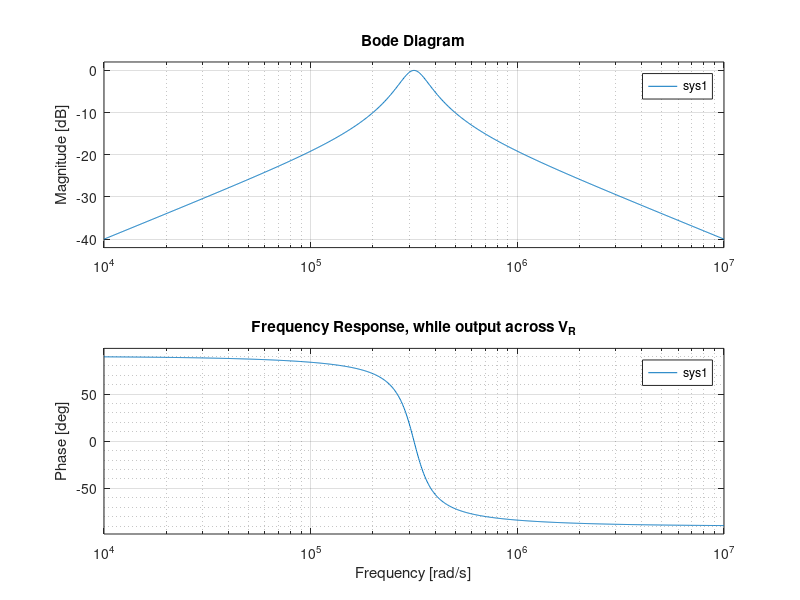
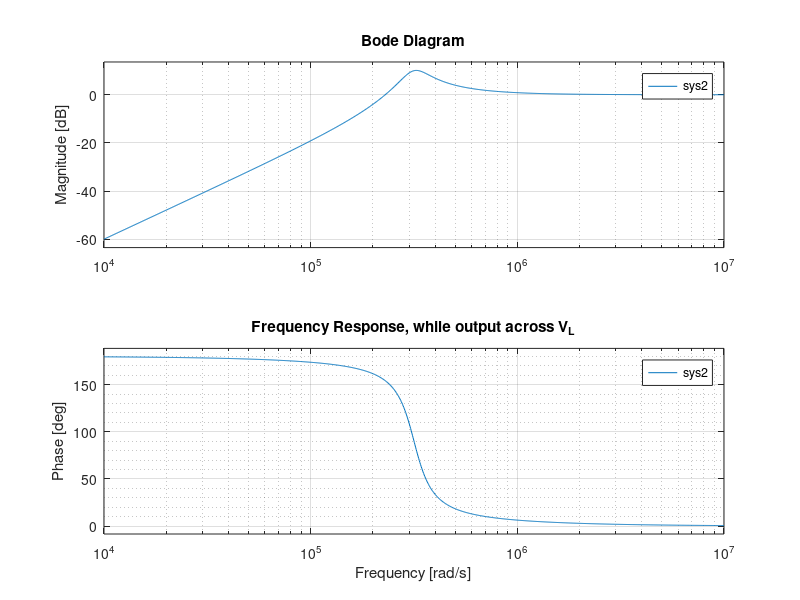
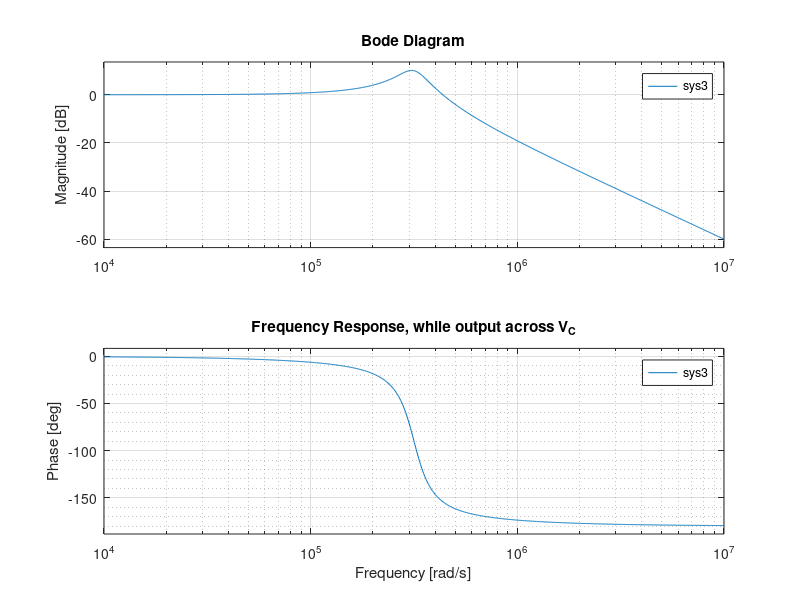
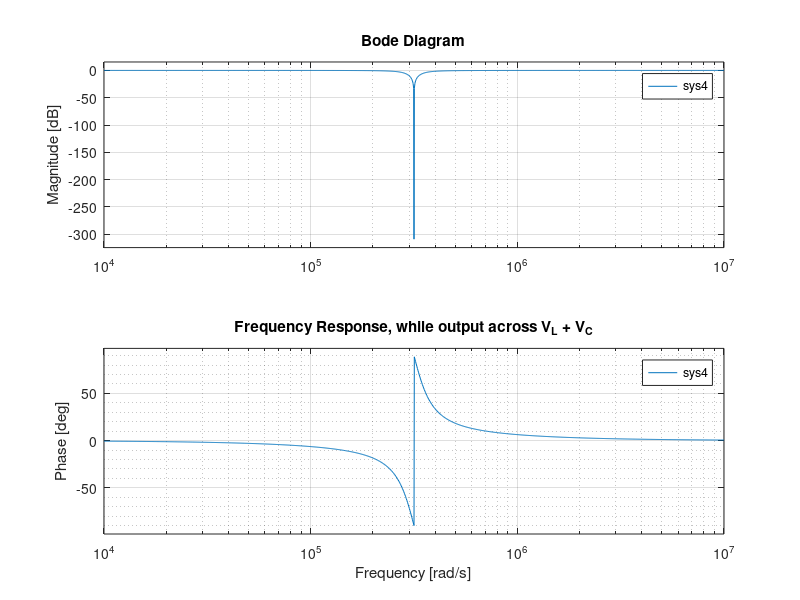

Recreate these plots in MATLAB, in order.
% Parameters
R = 100;       % Ohms
L = 1e-3;      % Henry
C = 0.01e-6;      % Farad


den = [L*C, R*C, 1]; %same for all 

%------------------------------------------------
%1. Transfer function across V_R
num1 = [R*C, 0];
%1. Transfer function model
sys1 = tf(num1, den);
figure;
bode(sys1);
title('Frequency Response, while output across V_R')
% grid on;
grid minor;
%---------------------------------------------------




%2. Transfer function across V_L
num2 = [L*C, 0, 0];
%2. Transfer function model
sys2 = tf(num2, den);
figure;
bode(sys2);
title('Frequency Response, while output across V_L')
% grid on;
grid minor;
%---------------------------------------------------




%3. Transfer function across V_C
num3 = [1];
%3. Transfer function model
sys3 = tf(num3, den);
figure;
bode(sys3);
title('Frequency Response, while output across V_C')
% grid on;
grid minor;
%---------------------------------------------------




%4. Transfer function across V_L + V_C
num4 = [L*C, 0, 1];
%4. Transfer function model
sys4 = tf(num4, den);
figure;
bode(sys4);
title('Frequency Response, while output across V_L + V_C')
% grid on;
grid minor;
%---------------------------------------------------




%5. Transfer function across V_C + V_R
num5 = [R*C, 1];
%5. Transfer function model
sys5 = tf(num5, den);
figure;
bode(sys5);
title('Frequency Response, while output across V_C + V_R')
% grid on;
grid minor;
%---------------------------------------------------